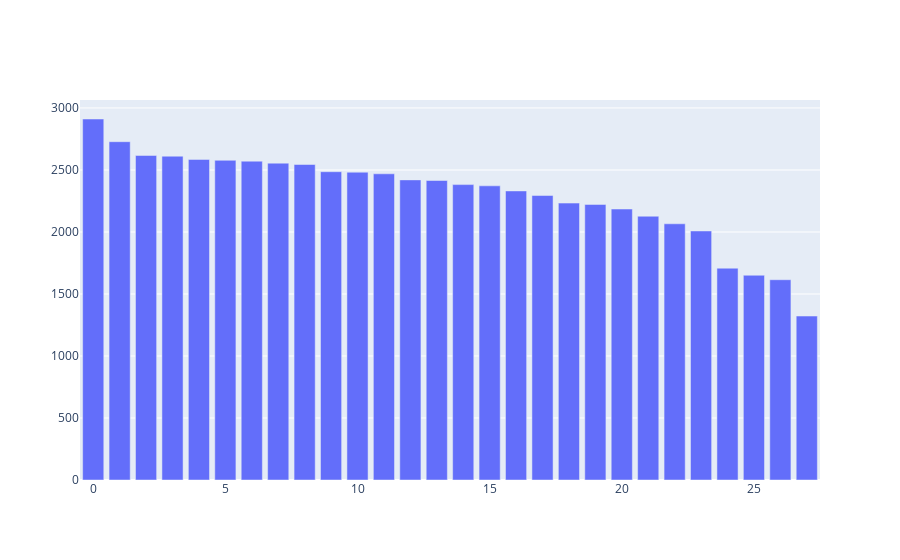

The code cell stored with this chart in its notebook:
### Code cell
fig = go.Figure([go.Bar(x = [i for i in range(28)], y = df.label.value_counts())])
fig.show()

### Figure 1 — Plotly figure (JSON) as saved in the notebook; plotly's stock layout.template omitted (floating-point values rounded to 4 significant figures)
{"data": [{"type": "bar", "x": [0, 1, 2, 3, 4, 5, 6, 7, 8, 9, 10, 11, 12, 13, 14, 15, 16, 17, 18, 19, 20, 21, 22, 23, 24, 25, 26, 27], "y": [2911, 2728, 2617, 2611, 2585, 2578, 2571, 2555, 2544, 2486, 2482, 2469, 2420, 2415, 2382, 2372, 2331, 2294, 2233, 2222, 2185, 2127, 2066, 2008, 1708, 1651, 1615, 1322]}], "layout": {"autosize": true, "xaxis": {"autorange": true, "range": [-0.5, 27.5], "type": "linear"}, "yaxis": {"autorange": true, "range": [0, 3064.0], "type": "linear"}}}
